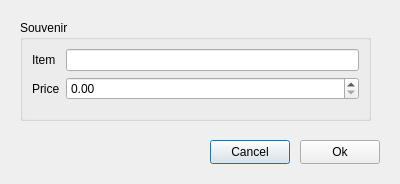
<?xml version="1.0" encoding="UTF-8"?>
<ui version="4.0">
 <class>SouvenirDialog</class>
 <widget class="QDialog" name="SouvenirDialog">
  <property name="geometry">
   <rect>
    <x>0</x>
    <y>0</y>
    <width>400</width>
    <height>184</height>
   </rect>
  </property>
  <property name="windowTitle">
   <string>Dialog</string>
  </property>
  <widget class="QPushButton" name="button_cancel">
   <property name="geometry">
    <rect>
     <x>210</x>
     <y>140</y>
     <width>80</width>
     <height>24</height>
    </rect>
   </property>
   <property name="text">
    <string>Cancel</string>
   </property>
  </widget>
  <widget class="QPushButton" name="button_ok">
   <property name="geometry">
    <rect>
     <x>300</x>
     <y>140</y>
     <width>80</width>
     <height>24</height>
    </rect>
   </property>
   <property name="text">
    <string>Ok</string>
   </property>
  </widget>
  <widget class="QGroupBox" name="groupBox">
   <property name="geometry">
    <rect>
     <x>20</x>
     <y>20</y>
     <width>351</width>
     <height>101</height>
    </rect>
   </property>
   <property name="title">
    <string>Souvenir</string>
   </property>
   <layout class="QFormLayout" name="formLayout">
    <item row="0" column="0">
     <widget class="QLabel" name="label_item">
      <property name="text">
       <string>Item</string>
      </property>
     </widget>
    </item>
    <item row="1" column="0">
     <widget class="QLabel" name="label_price">
      <property name="text">
       <string>Price</string>
      </property>
     </widget>
    </item>
    <item row="0" column="1">
     <widget class="QLineEdit" name="lineEdit_item"/>
    </item>
    <item row="1" column="1">
     <widget class="QDoubleSpinBox" name="lineEdit_price"/>
    </item>
   </layout>
  </widget>
 </widget>
 <resources/>
 <connections/>
</ui>
